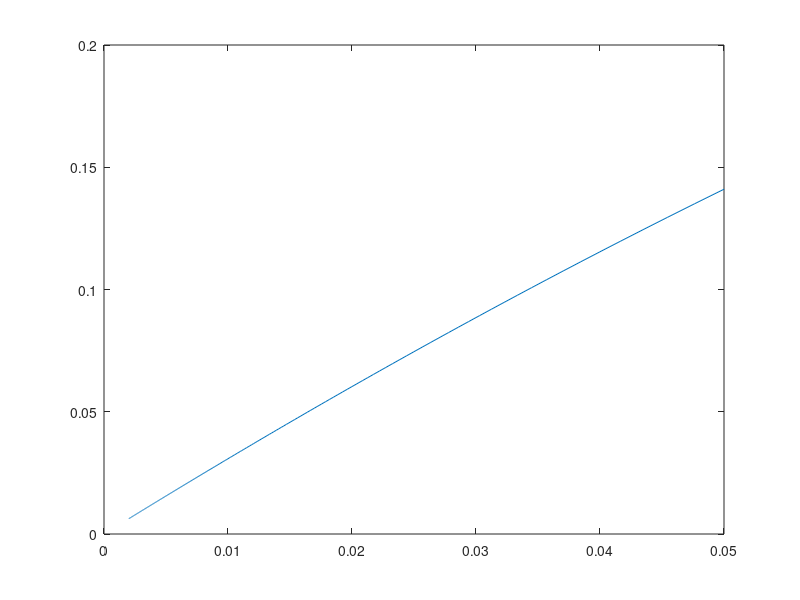

Write MATLAB code to recreate this figure.
range = 20:500;
err = zeros(length(range),2);

for n = range
    m = n - 1;
    
    d = 2 * ones(1,m);
    p = -ones(1,m-1);
    q = p;
    i = [1:m, 1:m-1, 2:m];
    j = [1:m, 2:m, 1:m-1];
    s = [  d,   p,   q];
    S = sparse(i,j,s);
    
    mesh = linspace(0,1,m)';
    f = (pi^2)*sin(pi*mesh)*(1/n)^2;

    x_bar = S\f;
    err(n-min(range)+1,1) = 1/n;
    err(n-min(range)+1,2) = max(abs(x_bar - sin(pi*mesh)));
%     figure();
%     plot(x_bar,'r')
%     figure();
%     plot(sin(pi*mesh),'g')
end

plot(err(:,1),err(:,2))

